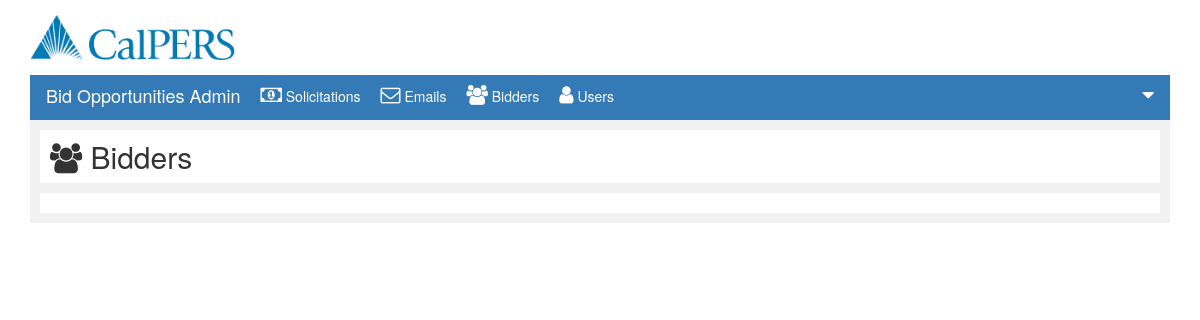
Page /bidder.php?listType=Bidders on the earlier database version.
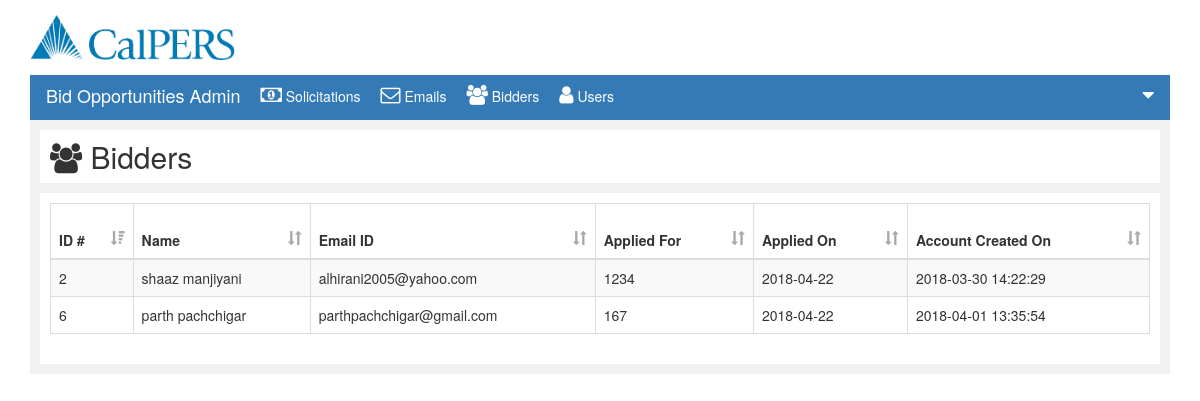
Same page on the later database version.
### tables this page shows
CREATE TABLE IF NOT EXISTS `bid_transaction` (
  `bid` int(11) NOT NULL AUTO_INCREMENT,
  `sid` varchar(9) NOT NULL,
  `pid` int(11) NOT NULL,
  `application_date` date NOT NULL,
  `last_updated` date NOT NULL,
  `eval_status` varchar(30) DEFAULT NULL,
  `fee` int(11) NOT NULL,
  `score` int(11) DEFAULT NULL,
  `bidder_status` varchar(50) DEFAULT NULL,
  `Modified_pid` int(11) DEFAULT NULL,
  PRIMARY KEY (`bid`)
);

CREATE TABLE IF NOT EXISTS `person` (
  `pid` int(11) NOT NULL AUTO_INCREMENT,
  `f_name` varchar(25) NOT NULL,
  `m_init` varchar(1) NOT NULL,
  `l_name` varchar(25) NOT NULL,
  `email` varchar(50) NOT NULL,
  `ssn` int(10) NOT NULL,
  `password` varchar(100) NOT NULL,
  `rid` int(11) NOT NULL,
  `creationDate` datetime NOT NULL DEFAULT CURRENT_TIMESTAMP,
  `subscription_Date` datetime DEFAULT CURRENT_TIMESTAMP,
  `subscription_flag` int(1) DEFAULT '1',
  PRIMARY KEY (`pid`)
);

### submit.php (the view, shortened to what this page needs)
<?php
function bidderList(){
	$conn = mysqli_connect($GLOBALS['servername'], $GLOBALS['username'], $GLOBALS['password'], $GLOBALS['dbname']);
	if (!$conn) {
		die("Connection failed: " . mysqli_connect_error());
	}else{
		$sql="SELECT * FROM person p
		INNER JOIN bid_transaction bt ON p.pid = bt.pid AND p.rid=2";
		$res= mysqli_query($conn,$sql);
		if(mysqli_num_rows($res)>0){
			$msg="<table id='currentstable' class='table table-striped table-bordered datatable'>
			<thead>
			<tr>
			<th onclick='sortTable(0)'> ID # <span class='glyphicon glyphicon-sort-by-attributes-alt'></span></th>
			<th onclick='sortTable(1)'> Name <span class='glyphicon glyphicon-sort'></span></th>
			<th onclick='sortTable(2)'> Email ID <span class='glyphicon glyphicon-sort'></span></th>
			<th onclick='sortTable(3)'> Applied For <span class='glyphicon glyphicon-sort'></span></th>
			<th onclick='sortTable(4)'> Applied On <span class='glyphicon glyphicon-sort'></span></th>
			<th onclick='sortTable(5)'> Account Created On <span class='glyphicon glyphicon-sort'></span></th>
			</tr>
			</thead>";
			while($row=mysqli_fetch_assoc($res)){
				$msg=$msg."<tr>
				<td>".$row["pid"]."</td>
				<td>".$row["f_name"]." ".$row["l_name"]."</td>
				<td>".$row["email"]."</td>
				<td>".$row["sid"]."</td>
				<td>".$row["application_date"]."</td>
				<td>".$row["creationDate"]."</td>
				</tr>";
			}
			$msg=$msg."</table>";
			echo $msg;
		}
	}
}
?>

### bidder.php (shortened to what this page needs)
<!DOCTYPE html>
<html lang="en">
<head>
	<link rel="stylesheet" href="https://maxcdn.bootstrapcdn.com/bootstrap/3.3.7/css/bootstrap.min.css">
	<link rel="stylesheet" href="css/custom.css">
	<link rel="stylesheet" href="font-awesome-4.7.0/css/font-awesome.min.css">
	<link rel="stylesheet" type="text/css" href="https://cdn.datatables.net/v/dt/dt-1.10.16/datatables.min.css"/>
</head>
<body>
	<?php require_once('submit.php'); ?>
	<div id="wrapper" class="container">
		<div class="container-fluid" id="header">
			<img src="download.png" height="45">
		</div>
		<div class="container-fluid" id="heading">
			<nav class="navbar navbar-expand-lg navbar-light bg-light">
				<div class="collapse navbar-collapse" id="navbarSupportedContent">
					<ul class="navbar-nav mr-auto">
						<li class="nav-item active">
							<a class="nav-link" href="#"><h4>Bid Opportunities Admin</h4></a>
						</li>
						<li class="nav-item active">
							<a class="nav-link" href="solicitations.php"><i class="fa fa-money" aria-hidden="true"></i>	Solicitations</a>
						</li>
						<li class="nav-item">
							<a class="nav-link" href="email.php"><i class="fa fa-envelope-o" aria-hidden="true"></i> Emails</a>
						</li>
						<li class="nav-item">
							<a class="nav-link" href="bidder.php?listType=Bidders"><i class="fa fa-users" aria-hidden="true"></i> Bidders</a>
						</li>
						<li class="nav-item">
							<a class="nav-link" href="bidder.php?listType=Users"><i class="fa fa-user" aria-hidden="true"></i> Users</a>
						</li>
					</ul>
					<ul style="float: right;">
						<li class="nav-item dropdown" >
							<a class="nav-link dropdown-toggle" href="#" id="navbarDropdown" role="button" data-toggle="dropdown" aria-haspopup="true" aria-expanded="false">
								<?php echo $_SESSION["username"]; ?> <i class="fa fa-caret-down" aria-hidden="true"></i>
							</a>
						</li>
					</ul>
				</div>
			</nav>
		</div>
		<div class="container-fluid" id="solicitation">
			<div class="container-fluid" id="solicitation-header">
				<h2>
					<?php
					if(isset($_GET['listType'])){
						if($_GET['listType']=='Bidders'){
							echo "<i class='fa fa-users' aria-hidden='true'></i>	Bidders";
						}else if($_GET['listType']=='Users'){
							echo "<i class='fa fa-user' aria-hidden='true'></i>		Users";
						}
					}
					?>
				</h2>
			</div>
			<div class="container-fluid" id="solicitation-content">
				<?php
				if(isset($_GET['listType'])){
					if($_GET['listType']=='Bidders'){
						bidderList();
					}else if($_GET['listType']=='Users'){
						userList();
					}
				}
				?>
			</div>
		</div>
	</div>
</body>
</html>

### css/custom.css (style rules this page uses)
body { padding-top: 0 !important; }
#header { background: white; padding-bottom: 15px; padding-top: 15px; }
#heading { color:white; background-color: #337ab7; width:100%; padding-left: 15px; }
#heading h4 { float:left; }
#heading i { font-size: 20px; margin-left: 20px; padding-top: 9px; }
nav ul { padding: 0; list-style-type: none; }
.navbar { padding: 0; min-height: 45px; margin-bottom: 0px!important; }
.navbar-collapse { padding-left: 0; }
nav ul>li>a { color:white; }
nav a>h4 { color:white; }
.container-fluid { padding:0; }
#solicitation { background-color: rgba(241,241,241,1); padding: 10px; }
#solicitation-header { background-color: white; margin-bottom: 10px; padding: 10px; }
#solicitation-header h2 { margin:0px; float: left; }
#solicitation-content { background-color: white; padding:10px; }
#currentstable th { height:55px; background: none; }
#currentstable span { color:#a8a8a8; float: right; }

Differences in the rows shown:
added bid_transaction: pid "2", sid "1234", application_date "2018-04-22"
now on this page (row edited): person: f_name "shaaz", l_name "manjiyani", email "alhirani2005@yahoo.com", creationDate "2018-03-30 14:22:29"
added bid_transaction: pid "6", sid "167", application_date "2018-04-22"
now on this page (row edited): person: f_name "parth", l_name "pachchigar", email "parthpachchigar@gmail.com", creationDate "2018-04-01 13:35:54"
Other differences:
text now shown: "ID # Name Email ID Applied For Applied On Account Created On"
